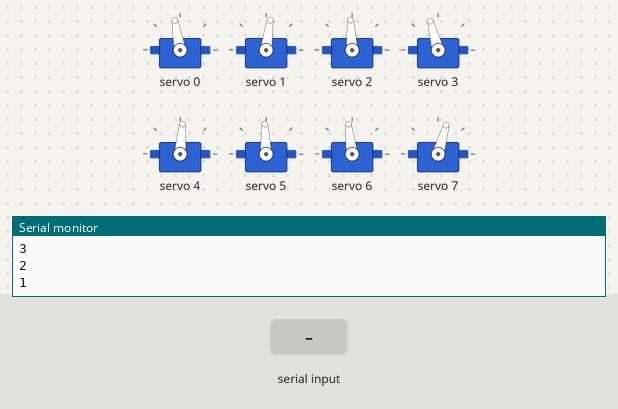
This sketch was run on a simulated ESP32. Parts: 8 × servo, the last lines printed to the serial monitor. The inputs (shaded band) are chosen by the test bench.

Above: at 12.2 s.
12.3 s: "2" received over Serial
At 12.62 s:
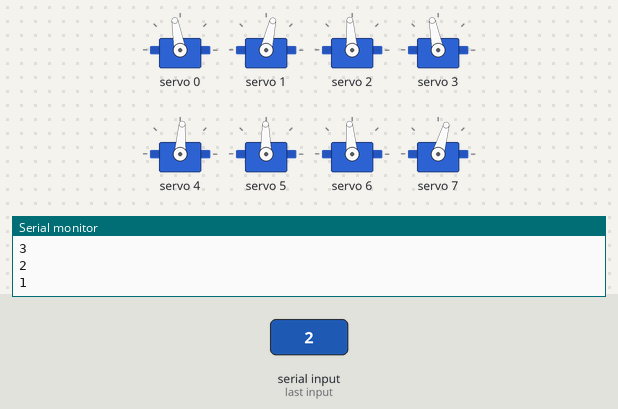
15.3 s: "1" received over Serial
18.3 s: "0" received over Serial
At 18.8 s:
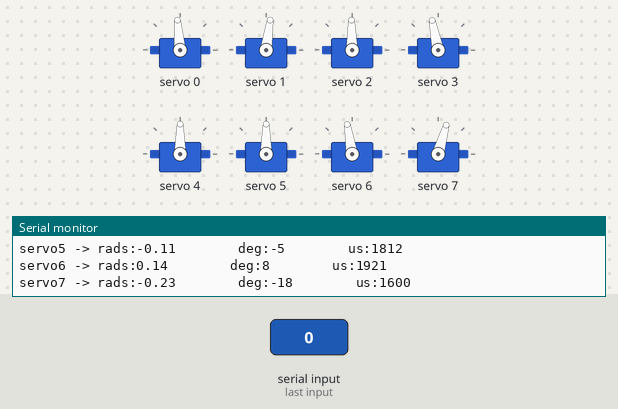
Timing chart, 0 to 21.3 s (numbered marks = the images above; inputs shaded):
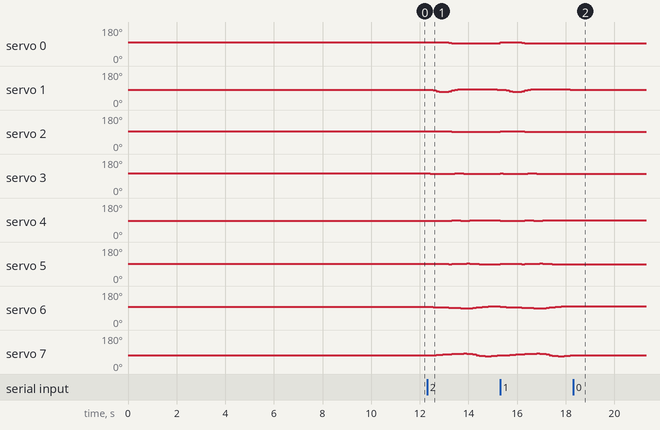

The sketch:

2D_SS_lift_39.ino
```cpp
// HOW TO:
// ------------------------------
// Serial input = 2 -> Steps through gait sequence once and stops at the end.
// Serial input = 1 -> Steps through gait sequence in a loop.
// Serial input = 0 -> Stops infinite loop at the node where it is at that moment

//Gait template
#include <Wire.h>
#include <Adafruit_PWMServoDriver.h>

Adafruit_PWMServoDriver pca9685 = Adafruit_PWMServoDriver();

#define SERVO_FREQ 300
#define SER0 0 //Hip 1
#define SER1 1 //Knee 1
#define SER2 2 //Hip 2
#define SER3 3 //Knee 2
#define SER4 4 //Hip 3
#define SER5 5 //Knee 3
#define SER6 6 //Hip 4
#define SER7 7 //Knee 4

// Insert servo angles here:
// For 3D gaits, these angles are obtained from linearisation.py
// For 2D gaits, these angles are obtained from 2D_trajectory_reader.py
float SS_servo0[] = {-0.16672424, -0.16471029, -0.16188004, -0.15857585, -0.15101719, -0.13680595, -0.11306839, -0.07961766, -0.04491132, -0.00857943,  0.00797108,  0.01051962,  0.00826277,  0.00429887, -0.00198474, -0.00653788, -0.00963059, -0.01167475, -0.01370323, -0.01349201, -0.0166706 , -0.0205239 , -0.02852381, -0.03893674, -0.05146822, -0.0630552 , -0.07439199, -0.08315525, -0.08742375, -0.08441568, -0.06985611, -0.05303658, -0.05405936, -0.05508215, -0.05563184, -0.05534393, -0.05505602, -0.05476812, -0.05448021, -0.0541923 , -0.05390439, -0.05361648, -0.05332858, -0.05736641, -0.06429703, -0.07122766, -0.07815829, -0.08508892, -0.09201954, -0.10024753, -0.11296232, -0.13154253, -0.14507441, -0.1492375 , -0.14718768, -0.1410984 , -0.13352535, -0.12567883, -0.12172877, -0.12177244, -0.12532163, -0.12918072, -0.13030928, -0.13249907, -0.136993  , -0.14384591, -0.15591866};
float SS_servo1[] = {0.13493751, 0.18448693, 0.26742476, 0.34544832, 0.39622737, 0.4168578 , 0.39553583, 0.32158605, 0.24213803, 0.16227068, 0.11946713, 0.10480521, 0.09885821, 0.09621886, 0.10202682, 0.10473969, 0.10461352, 0.10224764, 0.09926069, 0.09290732, 0.0932748 , 0.09529486, 0.10747134, 0.12297016, 0.14080434, 0.15823546, 0.17380869, 0.18554907, 0.18951551, 0.17798877, 0.14052935, 0.09922543, 0.09521427, 0.09120311, 0.08664054, 0.08110171, 0.07556289, 0.07002406, 0.06448523, 0.0589464 , 0.05340758, 0.04786875, 0.04232992, 0.04580189, 0.05529974, 0.06479759, 0.07429544, 0.0837933 , 0.09329115, 0.1056298 , 0.12906924, 0.1620136 , 0.1865044 , 0.18778196, 0.17602421, 0.15808319, 0.13819565, 0.11859592, 0.10585269, 0.10198653, 0.10293132, 0.10308125, 0.09978013, 0.0973607 , 0.0977736 , 0.10261221, 0.11323393};
float SS_servo2[] = {-0.05526176, -0.04174446, -0.0298386 , -0.02536648, -0.02738025, -0.03418245, -0.04235825, -0.0563602 , -0.074218  , -0.09244287, -0.10368084, -0.10416505, -0.1006667 , -0.09577147, -0.08911577, -0.0834513 , -0.08240307, -0.0838518 , -0.08740102, -0.09121763, -0.09532491, -0.09911203, -0.10093148, -0.10254753, -0.10478133, -0.10889955, -0.11155228, -0.11476937, -0.11805482, -0.12168525, -0.13790622, -0.1631117 , -0.19153204, -0.21995238, -0.23875714, -0.24053759, -0.24231805, -0.2440985 , -0.24587895, -0.24765941, -0.24943986, -0.25122031, -0.25300077, -0.23835292, -0.21271879, -0.18708466, -0.16145054, -0.13581641, -0.11018228, -0.08209756, -0.04544413, -0.00882329,  0.02376866,  0.033664  ,  0.03570733,  0.0336332 ,  0.03171802,  0.02958407,  0.02696767,  0.02491282,  0.02238293,  0.01614548,  0.00502486, -0.00725455, -0.01997805, -0.03293295, -0.04881918};
float SS_servo3[] = {0.19303027, 0.15499748, 0.11809602, 0.0978441 , 0.09066766, 0.09424399, 0.10210349, 0.12245198, 0.15044375, 0.18213369, 0.1959284 , 0.1873996 , 0.16977236, 0.14920252, 0.12878177, 0.11077471, 0.10223624, 0.09866371, 0.09874029, 0.10055005, 0.10279197, 0.1046687 , 0.104301  , 0.1019418 , 0.09885098, 0.10108914, 0.09901464, 0.09946823, 0.10139582, 0.10327437, 0.13359284, 0.20021639, 0.28622818, 0.37223997, 0.43754772, 0.46619913, 0.49485054, 0.52350195, 0.55215336, 0.58080477, 0.60945617, 0.63810758, 0.66675899, 0.65108067, 0.60575724, 0.56043381, 0.51511038, 0.46978695, 0.42446352, 0.3706616 , 0.29255531, 0.21243386, 0.14282332, 0.11545373, 0.10360171, 0.10208208, 0.10131916, 0.10187021, 0.10241393, 0.10263487, 0.1015434 , 0.10650948, 0.123523  , 0.14165353, 0.15883206, 0.17614525, 0.19469147};
float SS_servo4[] = {0.21569989, 0.20213421, 0.188801  , 0.18003834, 0.1732063 , 0.16928315, 0.1638839 , 0.15966271, 0.15685731, 0.15398089, 0.15452001, 0.160519 , 0.16353196, 0.16014408, 0.14801107, 0.13419492, 0.12540884, 0.11937602, 0.11504398, 0.10961992, 0.10604824, 0.10298183, 0.10302071, 0.10188668, 0.10083029, 0.10792454, 0.1117444 , 0.11185151, 0.1085315 , 0.1016086 , 0.08878224, 0.07480036, 0.06711587, 0.05943139, 0.05301821, 0.04885587, 0.04469353, 0.04053119, 0.03636885, 0.03220651, 0.02804416, 0.02388182, 0.01971948, 0.01932571, 0.02145215, 0.02357859, 0.02570502, 0.02783146, 0.02995789, 0.03268486, 0.03439385, 0.03031702, 0.02484357, 0.02345204, 0.02698035, 0.04667498, 0.08100108, 0.12004627, 0.15535895, 0.18260061, 0.19986769, 0.20774009, 0.20729212, 0.20451486, 0.20177711, 0.20046124, 0.2096159 };
float SS_servo5[] = {-0.14477367, -0.12801167, -0.11387105, -0.10736242, -0.10484749, -0.10715992, -0.10496551, -0.10449216, -0.10703195, -0.10646473, -0.11646625, -0.13793511, -0.1544505 , -0.15821813, -0.14069123, -0.11936024, -0.10800088, -0.10232096, -0.10068554, -0.09559942, -0.09447342, -0.0940874 , -0.09824917, -0.10157427, -0.10702792, -0.1274393 , -0.14255727, -0.14878091, -0.14673678, -0.13814601, -0.1200914 , -0.09896073, -0.08938518, -0.07980963, -0.07243794, -0.06896814, -0.06549834, -0.06202854, -0.05855874, -0.05508895, -0.05161915, -0.04814935, -0.04467955, -0.0486014 , -0.05746635, -0.0663313 , -0.07519624, -0.08406119, -0.09292613, -0.10277893, -0.10846833, -0.10476111, -0.09649798, -0.10081478, -0.115648  , -0.16151946, -0.23612118, -0.31937767, -0.38652344, -0.42023492, -0.41792637, -0.38196832, -0.31311786, -0.23955885, -0.17039366, -0.11015936, -0.11781715};
float SS_servo6[] = { 0.1099996 ,  0.10085124,  0.08640452,  0.07015569,  0.05346752,  0.03740111,  0.02246682,  0.00858917, -0.00509891, -0.01811323, -0.03237295, -0.04583208, -0.05447351, -0.05426216, -0.03511713, -0.0078283 ,  0.0252855 ,  0.05901277,  0.08812147,  0.1119171 ,  0.12817653,  0.14286639,  0.14790993,  0.14831004,  0.14095205,  0.12853317,  0.11932796,  0.11633257,  0.11437952,  0.11033107,  0.10827088,  0.10421688,  0.10237577,  0.10053466,  0.09795882,  0.09408214,  0.09020546,  0.08632878,  0.0824521 ,  0.07857542,  0.07469874,  0.07082206,  0.06694538,  0.06492249,  0.06413932,  0.06335615,  0.06257298,  0.0617898 ,  0.06100663,  0.06109782,  0.06544778,  0.06982675,  0.07299875,  0.07314549,  0.07055234,  0.06299825,  0.05006042,  0.04183046,  0.03719984,  0.03644953,  0.03235291,  0.02776204,  0.02892377,  0.03416132,  0.04375517,  0.06526407,  0.09453143};
float SS_servo7[] = {-0.32193737, -0.31393234, -0.29725708, -0.27536045, -0.25266508, -0.23017136, -0.20848582, -0.18828635, -0.16861874, -0.14735397, -0.12725826, -0.10931553, -0.10230564, -0.11349759, -0.15978433, -0.22275233, -0.2982335 , -0.36829924, -0.41838841, -0.44352245, -0.44004338, -0.43025775, -0.38171317, -0.31877752, -0.23267902, -0.14003737, -0.09986186, -0.09986154, -0.10060223, -0.09785452, -0.10159146, -0.1005593 , -0.1029311 , -0.1053029 , -0.10576131, -0.10283207, -0.09990284, -0.0969736 , -0.09404437, -0.09111514, -0.0881859 , -0.08525667, -0.08232743, -0.08289259, -0.08579459, -0.08869659, -0.09159859, -0.09450059, -0.09740259, -0.10186371, -0.11292859, -0.12635238, -0.13560259, -0.14300031, -0.14541347, -0.13578178, -0.1142117 , -0.10130872, -0.09670626, -0.09915525, -0.09705804, -0.09545756, -0.10344441, -0.12095648, -0.1491633 , -0.20194269, -0.27542038};

int node=0;
int first=0;
int input=0;
int end_time=0;
int time_step=120000;
int steps = sizeof(SS_servo0)/sizeof(SS_servo0[0]);
int one_print = 0;

// -------------------Joint configurations-------------------
int servo0=0;
int servo0_deg=0;
int servo1=0;
int servo1_deg=0;
int servo2=0;
int servo2_deg=0;
int servo3=0;
int servo3_deg=0;
int servo4=0;
int servo4_deg=0;
int servo5=0;
int servo5_deg=0;
int servo6=0;
int servo6_deg=0;
int servo7=0;
int servo7_deg=0;

void setup() {
  Serial.begin(115200);
  pca9685.begin();

  pca9685.setOscillatorFrequency(27000000); //Value between 24MHz and 27MHz, tuned for this setup
  pca9685.setPWMFreq(SERVO_FREQ);
  delay (1000);

  servo0_deg=SS_servo0[0]/3.14159265*180;
  servo0=map(servo0_deg,-38,90,2200,1030);
  servo1_deg=SS_servo1[0]/3.14159265*180;
  servo1=map(servo1_deg,-90,90,2600,950);
  servo2_deg=SS_servo2[0]/3.14159265*180;
  servo2=map(servo2_deg,-38,90,1510,2730);
  servo3_deg=SS_servo3[0]/3.14159265*180;
  servo3=map(servo3_deg,-90,90,1100,2700);
  servo4_deg=SS_servo4[0]/3.14159265*180;
  servo4=map(servo4_deg,-90,38,2700,1500);
  servo5_deg=SS_servo5[0]/3.14159265*180;
  servo5=map(servo5_deg,-90,90,2600,930);
  servo6_deg=SS_servo6[0]/3.14159265*180;
  servo6=map(servo6_deg,-90,38,850,2250);
  servo7_deg=SS_servo7[0]/3.14159265*180;
  servo7=map(servo7_deg,-90,90,920,2620);

  pca9685.setPWM(SER0,0,servo0);
  pca9685.setPWM(SER1,0,servo1);
  pca9685.setPWM(SER2,0,servo2);
  pca9685.setPWM(SER3,0,servo3);
  pca9685.setPWM(SER4,0,servo4);
  pca9685.setPWM(SER5,0,servo5);
  pca9685.setPWM(SER6,0,servo6);
  pca9685.setPWM(SER7,0,servo7);

  Serial.print("Node:");
  Serial.println(node);
  Serial.print("servo0 -> rads:");
  Serial.print(SS_servo0[node]);
  Serial.print("        deg:");
  Serial.print(servo0_deg);
  Serial.print("        us:");
  Serial.println(servo0);
  Serial.print("servo1 -> rads:");
  Serial.print(SS_servo1[node]);
  Serial.print("        deg:");
  Serial.print(servo1_deg);
  Serial.print("        us:");
  Serial.println(servo1);
  Serial.print("servo2 -> rads:");
  Serial.print(SS_servo2[node]);
  Serial.print("        deg:");
  Serial.print(servo2_deg);
  Serial.print("        us:");
  Serial.println(servo2);
  Serial.print("servo3 -> rads:");
  Serial.print(SS_servo3[node]);
  Serial.print("        deg:");
  Serial.print(servo3_deg);
  Serial.print("        us:");
  Serial.println(servo3);
  Serial.print("servo4 -> rads:");
  Serial.print(SS_servo4[node]);
  Serial.print("        deg:");
  Serial.print(servo4_deg);
  Serial.print("        us:");
  Serial.println(servo4);
  Serial.print("servo5 -> rads:");
  Serial.print(SS_servo5[node]);
  Serial.print("        deg:");
  Serial.print(servo5_deg);
  Serial.print("        us:");
  Serial.println(servo5);
  Serial.print("servo6 -> rads:");
  Serial.print(SS_servo6[node]);
  Serial.print("        deg:");
  Serial.print(servo6_deg);
  Serial.print("        us:");
  Serial.println(servo6);
  Serial.print("servo7 -> rads:");
  Serial.print(SS_servo7[node]);
  Serial.print("        deg:");
  Serial.print(servo7_deg);
  Serial.print("        us:");
  Serial.println(servo7);

  Serial.println("10");
  delay(1000);
  Serial.println("9");
  delay(1000);
  Serial.println("8");
  delay(1000);
  Serial.println("7");
  delay(1000);
  Serial.println("6");
  delay(1000);
  Serial.println("5");
  delay(1000);
  Serial.println("4");
  delay(1000);
  Serial.println("3");
  delay(1000);
  Serial.println("2");
  delay(1000);
  Serial.println("1");
  delay(1000);

}

void loop()
{
  if(Serial.available()>0)
  {
    first=Serial.read();
    if(first=='2')
    {
      input=2;
      node=0;
      one_print=1;
    }
    if(first=='1')
    {
      input=1;
      node=0;
      one_print=1;
    }
    if(first=='0')
    {
      input=0;
    }
  }
  if(input==1 or input==2)
  {
      if(esp_timer_get_time()>=end_time)
      {
        servo0_deg=SS_servo0[node]/3.14159265*180;
        servo0=map(servo0_deg,-38,90,2200,1030);
        servo1_deg=SS_servo1[node]/3.14159265*180;
        servo1=map(servo1_deg,-90,90,2600,950);
        servo2_deg=SS_servo2[node]/3.14159265*180;
        servo2=map(servo2_deg,-38,90,1510,2730);
        servo3_deg=SS_servo3[node]/3.14159265*180;
        servo3=map(servo3_deg,-90,90,1100,2700);
        servo4_deg=SS_servo4[node]/3.14159265*180;
        servo4=map(servo4_deg,-90,38,2700,1500);
        servo5_deg=SS_servo5[node]/3.14159265*180;
        servo5=map(servo5_deg,-90,90,2600,930);
        servo6_deg=SS_servo6[node]/3.14159265*180;
        servo6=map(servo6_deg,-90,38,850,2250);
        servo7_deg=SS_servo7[node]/3.14159265*180;
        servo7=map(servo7_deg,-90,90,920,2620);

        pca9685.setPWM(SER0,0,servo0);
        pca9685.setPWM(SER1,0,servo1);
        pca9685.setPWM(SER2,0,servo2);
        pca9685.setPWM(SER3,0,servo3);
        pca9685.setPWM(SER4,0,servo4);
        pca9685.setPWM(SER5,0,servo5);
        pca9685.setPWM(SER6,0,servo6);
        pca9685.setPWM(SER7,0,servo7);

        node+=1;
        if(node>=steps and input==1)
        {
          Serial.print("Input:");
          Serial.println(input);
          node=0;
        }
        if(node>=steps and input==2)
        {
          Serial.print("Input:");
          Serial.println(input);
          input=0;
        }
         end_time=esp_timer_get_time()+time_step;
      }
   }

  if(input == 0)
  {
        pca9685.setPWM(SER0,0,servo0);
        pca9685.setPWM(SER1,0,servo1);
        pca9685.setPWM(SER2,0,servo2);
        pca9685.setPWM(SER3,0,servo3);
        pca9685.setPWM(SER4,0,servo4);
        pca9685.setPWM(SER5,0,servo5);
        pca9685.setPWM(SER6,0,servo6);
        pca9685.setPWM(SER7,0,servo7);

        if(one_print==1)
        {
          Serial.print("Input:");
          Serial.println(input);
          Serial.print("Node:");
          Serial.println(node);
          Serial.print("servo0 -> rads:");
          Serial.print(SS_servo0[node]);
          Serial.print("        deg:");
          Serial.print(servo0_deg);
          Serial.print("        us:");
          Serial.println(servo0);
          Serial.print("servo1 -> rads:");
          Serial.print(SS_servo1[node]);
          Serial.print("        deg:");
          Serial.print(servo1_deg);
          Serial.print("        us:");
          Serial.println(servo1);
          Serial.print("servo2 -> rads:");
          Serial.print(SS_servo2[node]);
          Serial.print("        deg:");
          Serial.print(servo2_deg);
          Serial.print("        us:");
          Serial.println(servo2);
          Serial.print("servo3 -> rads:");
          Serial.print(SS_servo3[node]);
          Serial.print("        deg:");
          Serial.print(servo3_deg);
          Serial.print("        us:");
          Serial.println(servo3);
          Serial.print("servo4 -> rads:");
          Serial.print(SS_servo4[node]);
          Serial.print("        deg:");
          Serial.print(servo4_deg);
          Serial.print("        us:");
          Serial.println(servo4);
          Serial.print("servo5 -> rads:");
          Serial.print(SS_servo5[node]);
          Serial.print("        deg:");
          Serial.print(servo5_deg);
          Serial.print("        us:");
          Serial.println(servo5);
          Serial.print("servo6 -> rads:");
          Serial.print(SS_servo6[node]);
          Serial.print("        deg:");
          Serial.print(servo6_deg);
          Serial.print("        us:");
          Serial.println(servo6);
          Serial.print("servo7 -> rads:");
          Serial.print(SS_servo7[node]);
          Serial.print("        deg:");
          Serial.print(servo7_deg);
          Serial.print("        us:");
          Serial.println(servo7);
          one_print=0;
        }

  }
}
```

Measured:
- after the input at 18.3 s, servo 0: stops changing and stays 95°; servo 1: stops changing and stays 82°; servo 2: stops changing and stays 91°; servo 3: stops changing and stays 101°; servo 4, servo 5: stops changing and stays 90°
